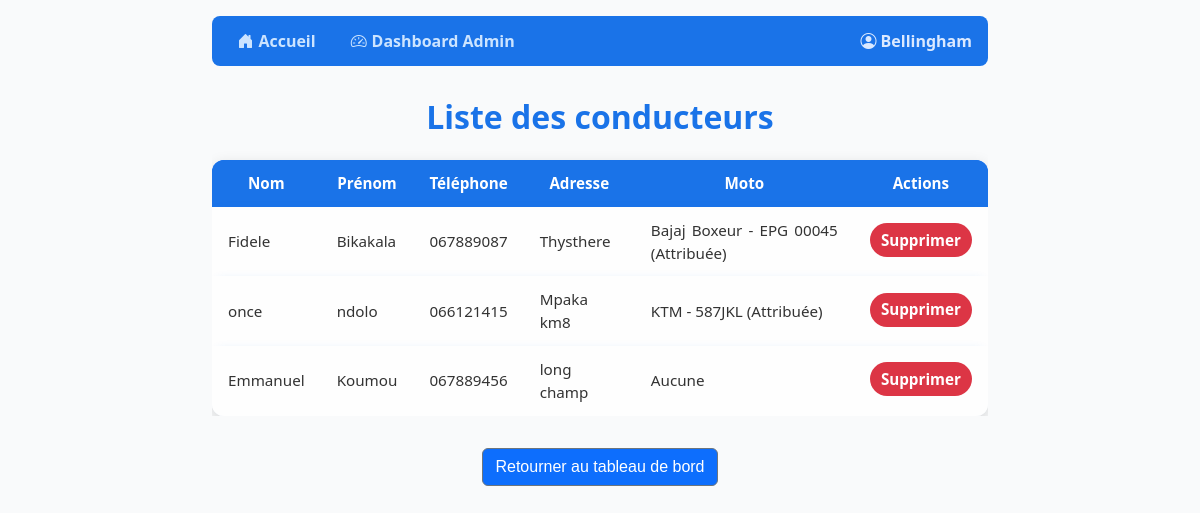
The app's page /conducteurs/ (signed in), older data.
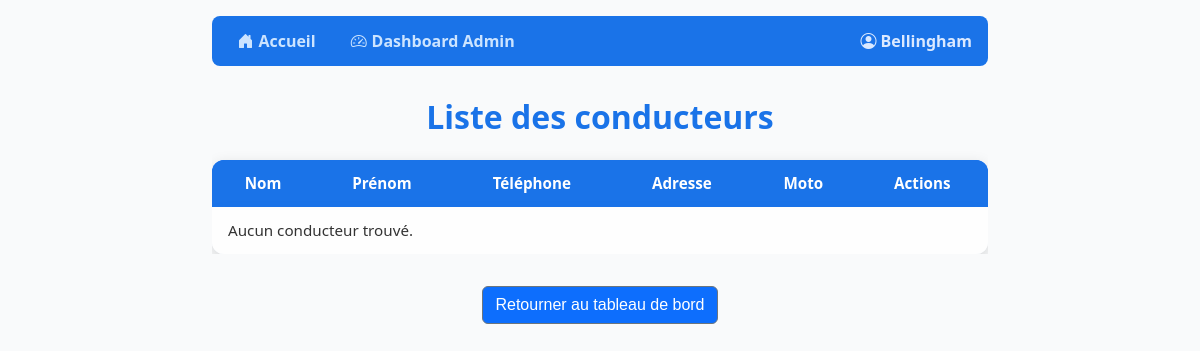
The same page, newer data.
### gestion/models.py (models this page shows, shortened)
class User(AbstractUser):
    ROLE_CHOICES = (
        ('admin', 'Administrateur'),
        ('conducteur', 'Conducteur'),
    )
    role = models.CharField(max_length=20, choices=ROLE_CHOICES, default='conducteur')

class Conducteur(models.Model):
    user = models.OneToOneField(settings.AUTH_USER_MODEL, on_delete=models.CASCADE)
    adresse = models.CharField(max_length=255)
    telephone = models.CharField(max_length=20)
    moto = models.OneToOneField(Moto, on_delete=models.SET_NULL, null=True, blank=True)

class Moto(models.Model):
    STATUT_CHOICES = (
        ('disponible', 'Disponible'),
        ('attribuee', 'Attribuée'),
        ('reparation', 'En réparation'),
    )
    nom = models.CharField(max_length=100)
    matricule = models.CharField(max_length=50, unique=True)
    statut = models.CharField(max_length=20, choices=STATUT_CHOICES, default='disponible')
    def __str__(self):
        return f"{self.nom} - {self.matricule} ({self.get_statut_display()})"

### gestion/views.py (the view)
# urls.py: path("conducteurs/", views.liste_conducteurs, name="liste_conducteurs"),
@login_required
def liste_conducteurs(request):
    if request.user.role != "admin":
        messages.error(request, "Accès refusé")
        return redirect("dashboard")  # redirige si pas admin
    conducteurs = Conducteur.objects.all()
    return render(request, "conducteurs/liste.html", {"conducteurs": conducteurs})

### gestion/templates/conducteurs/liste.html (shortened to what this page needs)
{% extends "base.html" %}
{% block content %}
<div class="table-container">
    <h2 style="text-align:center; margin-bottom: 1.5rem;">Liste des conducteurs</h2>
    <table>
        <thead>
            <tr>
                <th>Nom</th>
                <th>Prénom</th>
                <th>Téléphone</th>
                <th>Adresse</th>
                <th>Moto</th>
                <th>Actions</th>
            </tr>
        </thead>
        <tbody>
        {% for c in conducteurs %}
            <tr>
                <td data-label="Nom">{{ c.user.first_name }}</td>
                <td data-label="Prénom">{{ c.user.last_name }}</td>
                <td data-label="Téléphone">{{ c.telephone }}</td>
                <td data-label="Adresse">{{ c.adresse }}</td>
                <td data-label="Moto">{{ c.moto|default:"Aucune" }}</td>
                <td data-label="Actions">
                    <a href="{% url 'supprimer_conducteur' c.id %}"
                       onclick="return doubleConfirm(event, '{{ c.user.get_full_name }}');">
                        Supprimer
                    </a>
                </td>
            </tr>
        {% empty %}
            <tr><td colspan="6">Aucun conducteur trouvé.</td></tr>
        {% endfor %}
        </tbody>
    </table>
</div>
<div style="text-align:center;">
    <a href="{% url 'admin_dashboard' %}" class="btn btn-secondary" style="text-decoration: none; background-color:#0d6efd; color: white;font-family:'Franklin Gothic Medium', 'Arial Narrow', Arial, sans-serif;">Retourner au tableau de bord</a>
</div>
{% endblock %}

### gestion/templates/base.html (shortened to what this page needs)
<!DOCTYPE html>
<html lang="fr">
<head>
    <link href="https://cdn.jsdelivr.net/npm/bootstrap@5.3.3/dist/css/bootstrap.min.css" rel="stylesheet">
    <link href="https://cdn.jsdelivr.net/npm/bootstrap-icons@1.10.5/font/bootstrap-icons.css" rel="stylesheet">
</head>
<body>
    <div class="container">
        {% if user.is_authenticated %}
        <nav>
            <ul>
                <li><a href="{% url 'home' %}"><i class="bi bi-house-door-fill"></i> Accueil</a></li>
                {% if user.role == "admin" %}
                    <li><a href="{% url 'admin_dashboard' %}"><i class="bi bi-speedometer2"></i> Dashboard Admin</a></li>
                {% elif user.role == "conducteur" %}
                    <li><a href="{% url 'conducteur_dashboard' %}"><i class="bi bi-person-badge-fill"></i> Mon Pointage</a></li>
                {% endif %}
                <li class="ms-auto"><strong><i class="bi bi-person-circle"></i> {{ user.username }}</strong></li>
            </ul>
        </nav>
        {% endif %}
        {% block content %}{% endblock %}
    </div>
</body>
</html>

### gestion/templates/base.html (style rules this page uses)
body { font-family: 'Segoe UI', Tahoma, Geneva, Verdana, sans-serif; background-color: #f9fafb; margin: 0; padding: 1rem; min-height: 100vh; color: #222; text-align: justify; }
.container { max-width: 800px; margin: 0 auto; }
nav ul { list-style: none; padding: 0; margin-bottom: 2rem; display: flex; gap: 1rem; flex-wrap: wrap; align-items: center; background: #1a73e8; border-radius: 8px; padding: 0.5rem 1rem; }
nav ul li { margin: 0; color: white; font-weight: 600; }
nav ul li a { text-decoration: none; font-weight: 700; color: #cce4ff; padding: 0.3rem 0.6rem; border-radius: 6px; transition: background-color 0.3s ease; display: inline-flex; align-items: center; gap: 0.3rem; }
nav ul li.ms-auto { margin-left: auto; color: #dbe9ff; }
h2 { font-weight: 700; color: #1a73e8; margin-bottom: 1.5rem; text-align: center; }
table { width: 100%; border-collapse: separate; border-spacing: 0 0.75rem; box-shadow: 0 4px 15px rgba(26,115,232,0.15); background: white; border-radius: 12px; overflow: hidden; font-size: 0.95rem; }
thead tr { background-color: #1a73e8; color: white; text-align: center; font-weight: 700; border-radius: 12px; }
thead th { padding: 0.75rem 1rem; }
tbody tr { background: #fefefe; box-shadow: 0 2px 8px rgba(26,115,232,0.1); border-radius: 12px; transition: background-color 0.3s ease; }
tbody td { padding: 0.75rem 1rem; text-align: justify; vertical-align: middle; font-weight: 500; color: #333; }

### gestion/templates/conducteurs/liste.html (style rules this page uses)
.table-container { overflow-x: auto; width: 100%; max-width: 1200px; margin: 2rem auto; }
table { width: 100%; border-collapse: separate; border-spacing: 0; border-radius: 12px; overflow: hidden; box-shadow: 0 5px 15px rgba(0,0,0,0.15); background: rgba(255,255,255,0.95); }
thead { background: #0d6efd; color: white; font-weight: 600; }
td, th { padding: 0.8rem 1rem; text-align: center; vertical-align: middle; }

Row changes from the older to the newer data that the page shows:
removed Conducteur: user.first_name "Fidele", user.last_name "Bikakala", telephone "067889087", adresse "Thysthere", moto "Bajaj Boxeur - EPG 00045 (Attribuée)"
removed Conducteur: user.first_name "once", user.last_name "ndolo", telephone "066121415", adresse "Mpaka km8", moto "KTM - 587JKL (Attribuée)"
removed Conducteur: user.first_name "Emmanuel", user.last_name "Koumou", telephone "067889456", adresse "long champ", moto "Aucune"
Text that changed along with them:
text now shown: "Aucun conducteur trouvé."
